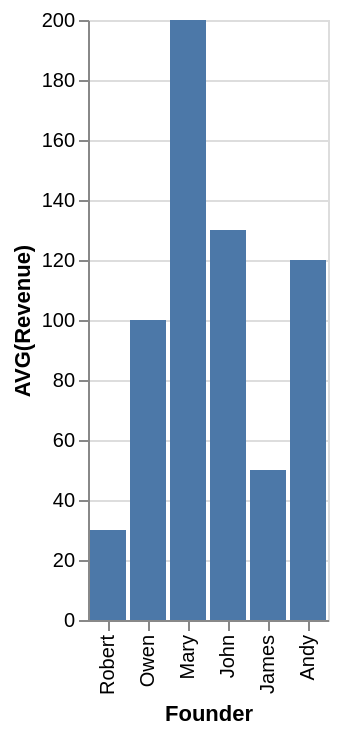

Express this chart as Vega-Lite.
### Vega-Lite specification from a JSON file in a GitHub repository (floating-point values rounded to 4 significant figures)
{"data": {"values": [{"x_data": "Robert", "y_data": 30}, {"x_data": "Owen", "y_data": 100}, {"x_data": "Mary", "y_data": 200}, {"x_data": "John", "y_data": 130}, {"x_data": "James", "y_data": 50}, {"x_data": "Andy", "y_data": 120}]}, "mark": "bar", "encoding": {"x": {"field": "x_data", "type": "nominal", "title": "Founder", "sort": "descending"}, "y": {"field": "y_data", "type": "quantitative", "title": "AVG(Revenue)"}}}
